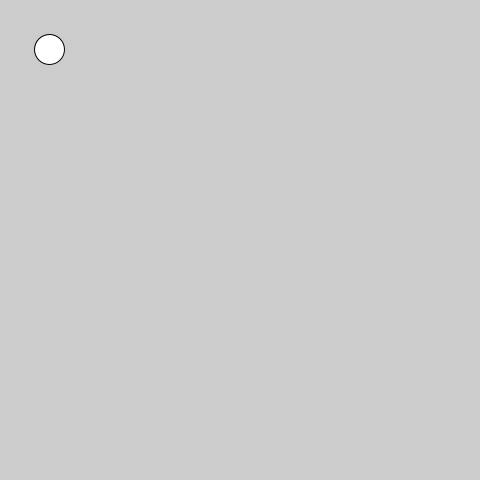
Frame 1 (no input)
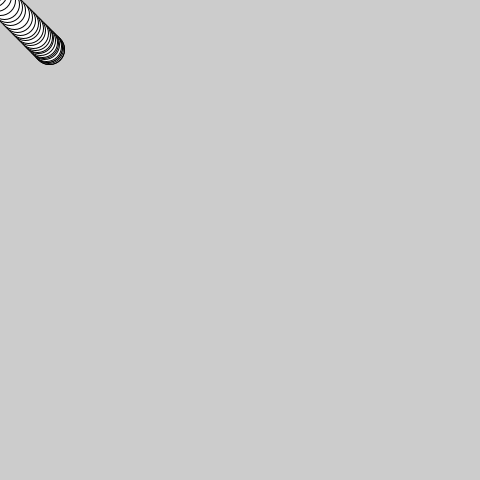
Frame 60 (the mouse pressed at the canvas centre just before this capture)
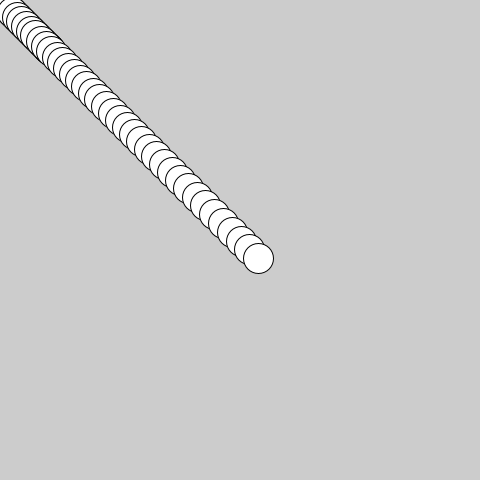
Frame 120 (the mouse held since frame 60 and released just before this capture)

The Processing sketch that drew these frames (run headless with seeded random() and noise(); from frame 60 on, the mouse is pressed at the canvas centre):

// Processing sketch: mouse_acc
// ── mouse_acc.pde
class Mover {

  PVector location;
  PVector acceleration;
  PVector velocity;
  PVector dir;

  Mover () {
    location = new PVector(width/2, height/2);
    velocity= new PVector(0, 0);
    acceleration= new PVector(0, 0);
  }

  void update() {

    PVector mouse=new PVector(mouseX, mouseY);
    dir=PVector.sub(mouse, location);
    dir.normalize();
    dir.mult(0.2);
    acceleration=dir;
    velocity.add(acceleration);
    location.add(velocity);
  }



  void display() {
    ellipse(location.x, location.y, 30, 30);
  }
}
Mover mover=new Mover();

void setup() {
  size(480, 480);
}

void draw() {
  //background(255);
  mover.update();
  mover.display();
}
